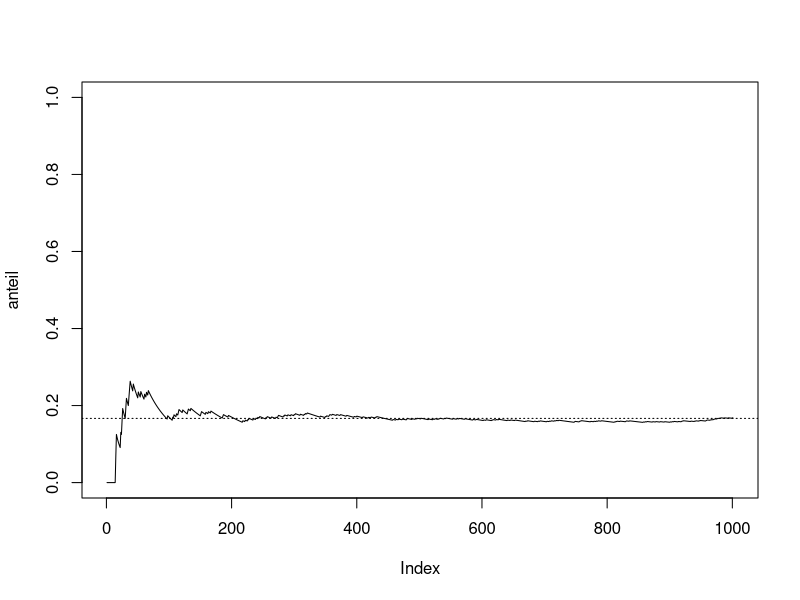
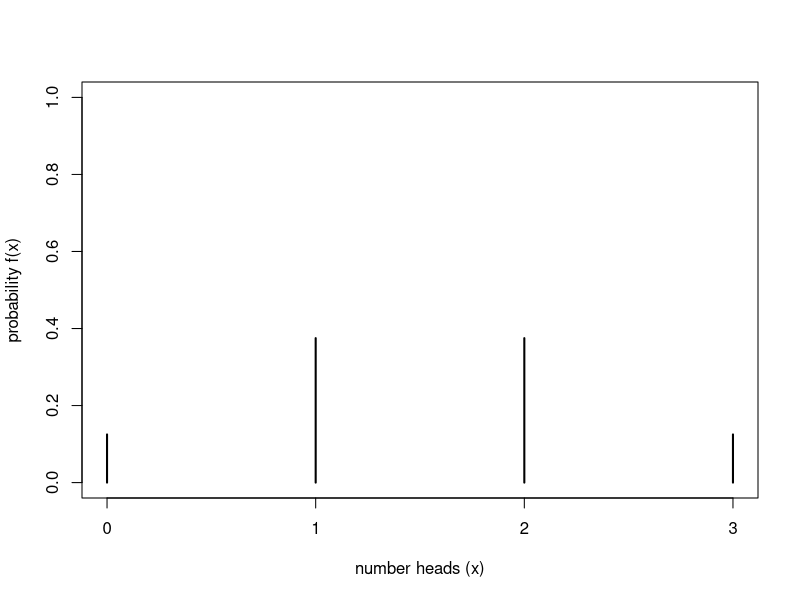
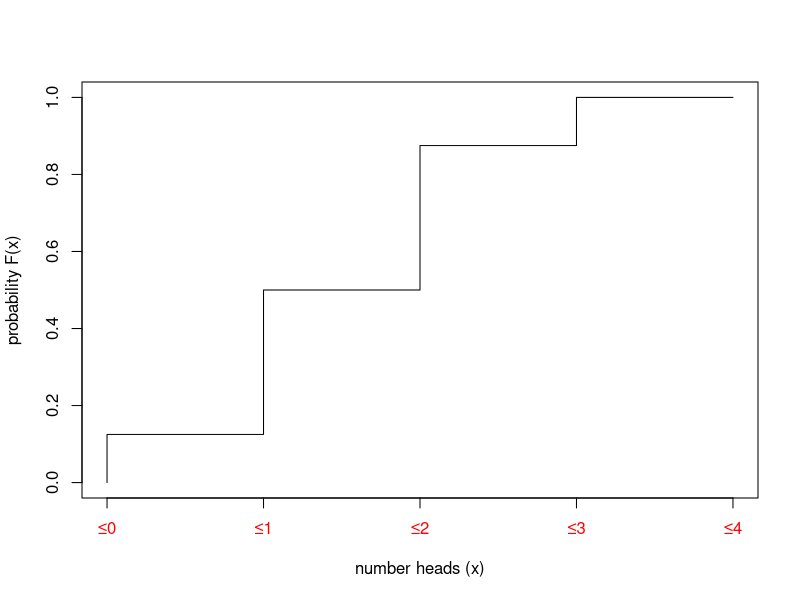

The R script that drew these images, in order:
## ---- chunk 1
rm(list = ls())
options(digits = 3)
Sys.setlocale("LC_MESSAGES", "en_US.utf8")
## ---- chunk 2
cat('# ', rmarkdown::metadata$title)
## ---- chunk 3
cat('## ', rmarkdown::metadata$subtitle)
## ---- chunk 4
cat('### ', rmarkdown::metadata$author)
## ---- chunk 5
cat('#### ', rmarkdown::metadata$institute)
## ---- chunk 6
cat(rmarkdown::metadata$date)
## ---- chunk 7
rolls=1000

roll<- as.numeric(sample(1:6,rolls, replace=T))

list=0

count=0

position=0

anteil=0

for (test in roll)
{
list<-append(list,test,length(list))
anteil<-append(anteil,sum(list==1)/length(list))
}
plot(anteil,type="l",ylim=c(0,1))
abline(h=1/6,lty=3)
## ---- chunk 8
x = c(0,1,1,1,2,2,2,3)
plot(prop.table(table(x)), type = "h", ylim = c(0,1), xlab = "number heads (x)", ylab= "probability f(x)")
## ---- chunk 9
x = c(0,1,1,1,2,2,2,3)
plot(1:5,c(0,cumsum(prop.table(table(x)))), type = "S", ylim = c(0,1), xlab = "number heads (x)", ylab= "probability F(x)", xaxt="n")
axis(1, at=1:5,labels=c("≤0", "≤1", "≤2", "≤3", "≤4"), col.axis="red")
## ---- chunk 10

a <- 1:20
b <- c("H", rep("T",19))

knitr::kable(data.frame(t(b)), "html", col.names=a)
b <- c("T", "H", rep("T",18))

knitr::kable(data.frame(t(b)), "html", col.names=a)

b <- c("H", "H", rep("T",18))

knitr::kable(data.frame(t(b)), "html", col.names=a)

b <- c("T", "T", "H", rep("T",17))

knitr::kable(data.frame(t(b)), "html", col.names=a)

b <- c("H", "T", "H", rep("T",17))

knitr::kable(data.frame(t(b)), "html", col.names=a)

b <- c("H", "H", "H", rep("T",17))

knitr::kable(data.frame(t(b)), "html", col.names=a)
## ---- chunk 11
a <- 1:20
b <- c(rep("H",6), rep("T",14))

knitr::kable(data.frame(t(b)), "html", col.names=a)
b <- c(rep("H",5), "T", "H", rep("T",13))

knitr::kable(data.frame(t(b)), "html", col.names=a)

b <- c(rep("H",5), rep("T",14), "H")

knitr::kable(data.frame(t(b)), "html", col.names=a)
## ---- chunk 12
prop_table <- data.frame(
  n = 0:6
)

prop_table$possib <- choose(20,prop_table$n)
prop_table$prob <- prop_table$possib / 2^20
prop_table$cum_prob <- cumsum(prop_table$prob)
## ---- chunk 13
knitr::kable(prop_table, format = 'html', col.names = c("number head","possibilities",'positive/possible',"cumulative"))
## ---- chunk 14
prop_table <- data.frame(
  n = 0:6
)

prop_table$possib <- choose(20,prop_table$n)
prop_table$prob <- prop_table$possib / 2^20
prop_table$cum_prob <- cumsum(prop_table$prob)
## ---- chunk 15
knitr::kable(prop_table, format = 'html', col.names = c("number head","possibilities",'positive/possible',"cumulative"))
## ---- chunk 16
binom.test(5,20,0.5)
## ---- chunk 17
binom.test(85,200,0.5)
